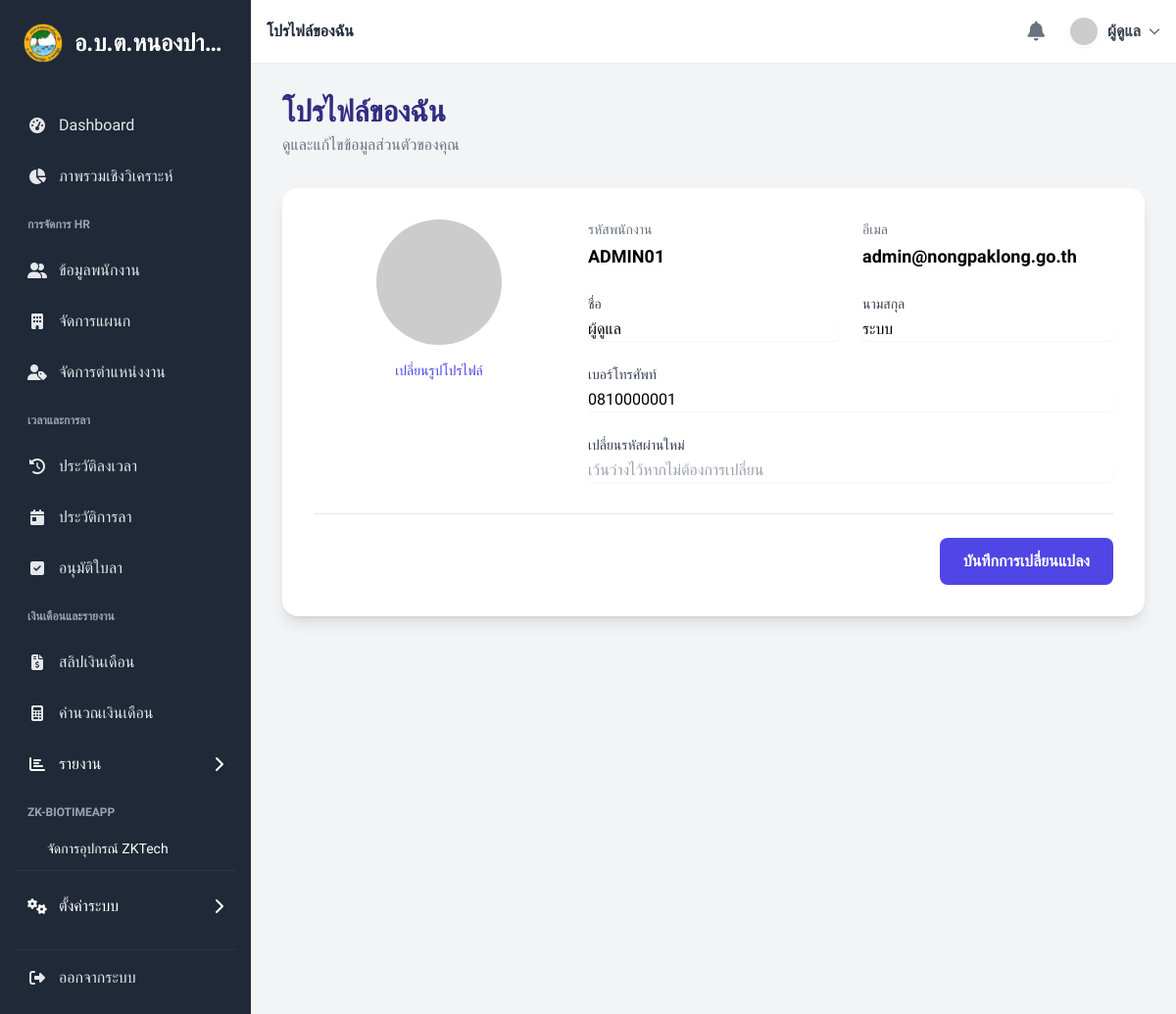
The app's page /profile (signed in) with its own data.
### tables this page shows
CREATE TABLE `employees`  (
  `id` int NOT NULL AUTO_INCREMENT,
  `employee_code` varchar(50) NOT NULL,
  `password` varchar(255) NOT NULL,
  `prefix` varchar(50) NOT NULL,
  `first_name_th` varchar(100) NOT NULL,
  `first_name_en` varchar(100) NULL DEFAULT NULL,
  `last_name_th` varchar(100) NOT NULL,
  `last_name_en` varchar(100) NULL DEFAULT NULL,
  `gender` varchar(10) NULL DEFAULT NULL,
  `birth_date` date NULL DEFAULT NULL,
  `nationality` varchar(100) NULL DEFAULT NULL,
  `email` varchar(100) NOT NULL,
  `phone_number` varchar(20) NULL DEFAULT NULL,
  `work_phone` varchar(20) NULL DEFAULT NULL,
  `national_id` varchar(20) NULL DEFAULT NULL,
  `address_line1` varchar(255) NULL DEFAULT NULL,
  `district` varchar(100) NULL DEFAULT NULL,
  `province` varchar(100) NULL DEFAULT NULL,
  `postal_code` varchar(10) NULL DEFAULT NULL,
  `start_date` date NOT NULL,
  `probation_days` int NULL DEFAULT NULL,
  `status` enum('ทำงาน','ทดลองงาน','ลาออก','พักงาน') NOT NULL DEFAULT 'ทดลองงาน',
  `position_id` int NULL DEFAULT NULL,
  `department_id` int NULL DEFAULT NULL,
  `supervisor_id` int NULL DEFAULT NULL,
  `role_id` int NOT NULL,
  `line_user_id` varchar(255) NULL DEFAULT NULL,
  `salary` decimal(10, 2) NULL DEFAULT 0.00,
  `tax_id` varchar(20) NULL DEFAULT NULL,
  `bank_name` varchar(100) NULL DEFAULT NULL,
  `bank_account_number` varchar(30) NULL DEFAULT NULL,
  `provident_fund_rate_employee` decimal(5, 2) NULL DEFAULT NULL,
  `provident_fund_rate_company` decimal(5, 2) NULL DEFAULT NULL,
  `profile_image_path` varchar(255) NULL DEFAULT NULL,
  PRIMARY KEY (`id`) USING BTREE,
  UNIQUE INDEX `employee_code`(`employee_code`) USING BTREE,
  UNIQUE INDEX `email`(`email`) USING BTREE,
  UNIQUE INDEX `line_user_id`(`line_user_id`) USING BTREE,
  INDEX `position_id`(`position_id`) USING BTREE,
  INDEX `department_id`(`department_id`) USING BTREE,
  INDEX `role_id`(`role_id`) USING BTREE,
  INDEX `supervisor_id`(`supervisor_id`) USING BTREE
);

### controllers/ProfileController.php (called while the page is built, shortened)
<?php
require_once __DIR__ . '/../models/Employee.php';
require_once __DIR__ . '/../config/database.php';
class ProfileController {
    private $employee;
    public function __construct() {
        $database = new Database();
        $this->db = $database->getConnection();
        $this->employee = new Employee($this->db);
    }
    public function index() {
        $page_title = "โปรไฟล์ของฉัน";
        $this->employee->id = $_SESSION['user_id'];
        $this->employee->readOne();
        $employee = $this->employee;
        require_once 'views/profile/index.php';
    }
}
?>

### config/database.php (called while the page is built, shortened)
<?php
class Database {
    private $host = "localhost";
    private $db_name = "hrm_nongpaklong";
    private $username = "root";
    private $password = "";
    public function getConnection() {
        $this->conn = null;
        try {
            $this->conn = new PDO("mysql:host=" . $this->host . ";dbname=" . $this->db_name, $this->username, $this->password);
            $this->conn->exec("set names utf8");
            $this->conn->setAttribute(PDO::ATTR_ERRMODE, PDO::ERRMODE_EXCEPTION);
        } catch (PDOException $exception) {
            echo "Connection error: " . $exception->getMessage();
            die();
        }
        return $this->conn;
    }
}

### models/Employee.php (called while the page is built, shortened)
<?php
class Employee {
    private $conn;
    private $table_name = "employees";
    public $id, $employee_code, $password, $prefix, $first_name_th, $last_name_th, $first_name_en, $last_name_en, $full_name;
    public function __construct($db) {
        $this->conn = $db;
    }
    public function readOne() {
        $query = "SELECT e.*, CONCAT(e.prefix, e.first_name_th, ' ', e.last_name_th) as full_name
                  FROM " . $this->table_name . " e
                  WHERE e.id = ?
                  LIMIT 1";
        $stmt = $this->conn->prepare($query);
        $stmt->bindParam(1, $this->id);
        $stmt->execute();
    }
}
?>

### views/profile/index.php (the view, shortened to what this page needs)
<?php
require_once __DIR__ . '/../layouts/header.php';
require_once __DIR__ . '/../layouts/sidebar.php';
?>
<main class="flex-1 p-4 sm:p-6 lg:p-8">
    <div class="flex justify-between items-center mb-8">
        <div>
            <h1 class="text-2xl md:text-3xl font-bold text-indigo-900"><?php echo htmlspecialchars($page_title); ?></h1>
            <p class="text-gray-500 mt-1">ดูและแก้ไขข้อมูลส่วนตัวของคุณ</p>
        </div>
    </div>
    <div class="bg-white rounded-2xl shadow-lg p-6 md:p-8">
        <form action="<?php echo BASE_URL; ?>/profile/update" method="POST">
            <div class="grid grid-cols-1 md:grid-cols-3 gap-6">
                <div class="md:col-span-1 flex flex-col items-center">
                    <img src="https://ui-avatars.com/api/?name=<?php echo urlencode($employee->first_name_th); ?>&size=128&background=e0e7ff&color=4f46e5" alt="User Avatar" class="w-32 h-32 rounded-full mb-4">
                    <button type="button" class="text-sm text-indigo-600 hover:underline">เปลี่ยนรูปโปรไฟล์</button>
                </div>
                <div class="md:col-span-2 grid grid-cols-1 sm:grid-cols-2 gap-6">
                    <div>
                        <label for="employee_code" class="block text-sm font-medium text-gray-500">รหัสพนักงาน</label>
                        <p class="mt-1 text-lg font-semibold"><?php echo htmlspecialchars($employee->employee_code); ?></p>
                    </div>
                    <div>
                        <label for="email" class="block text-sm font-medium text-gray-500">อีเมล</label>
                        <p class="mt-1 text-lg font-semibold"><?php echo htmlspecialchars($employee->email); ?></p>
                    </div>
                    <div>
                        <label for="first_name_th" class="block text-sm font-medium text-gray-700">ชื่อ</label>
                        <input type="text" name="first_name_th" id="first_name_th" class="mt-1 block w-full border-gray-300 rounded-md shadow-sm" value="<?php echo htmlspecialchars($employee->first_name_th); ?>">
                    </div>
                    <div>
                        <label for="last_name_th" class="block text-sm font-medium text-gray-700">นามสกุล</label>
                        <input type="text" name="last_name_th" id="last_name_th" class="mt-1 block w-full border-gray-300 rounded-md shadow-sm" value="<?php echo htmlspecialchars($employee->last_name_th); ?>">
                    </div>
                    <div class="sm:col-span-2">
                        <label for="phone_number" class="block text-sm font-medium text-gray-700">เบอร์โทรศัพท์</label>
                        <input type="text" name="phone_number" id="phone_number" class="mt-1 block w-full border-gray-300 rounded-md shadow-sm" value="<?php echo htmlspecialchars($employee->phone_number ?? ''); ?>">
                    </div>
                    <div class="sm:col-span-2">
                        <label for="password" class="block text-sm font-medium text-gray-700">เปลี่ยนรหัสผ่านใหม่</label>
                        <input type="password" name="password" id="password" class="mt-1 block w-full border-gray-300 rounded-md shadow-sm" placeholder="เว้นว่างไว้หากไม่ต้องการเปลี่ยน">
                    </div>
                </div>
            </div>
            <div class="mt-8 pt-6 border-t flex justify-end">
                <button type="submit" class="bg-indigo-600 hover:bg-indigo-700 text-white font-bold py-3 px-6 rounded-lg">
                    บันทึกการเปลี่ยนแปลง
                </button>
            </div>
        </form>
    </div>
</main>
<?php require_once __DIR__ . '/../layouts/footer.php'; ?>

### records on screen
employees: employee_code "ADMIN01", email "admin@nongpaklong.go.th", first_name_th "ผู้ดูแล", last_name_th "ระบบ", phone_number "0810000001"

### other values on screen
$org_name "อ.บ.ต.หนองปา…"
$page_title "โปรไฟล์ของฉัน"
$_SESSION['user_name'] "ผู้ดูแล"
